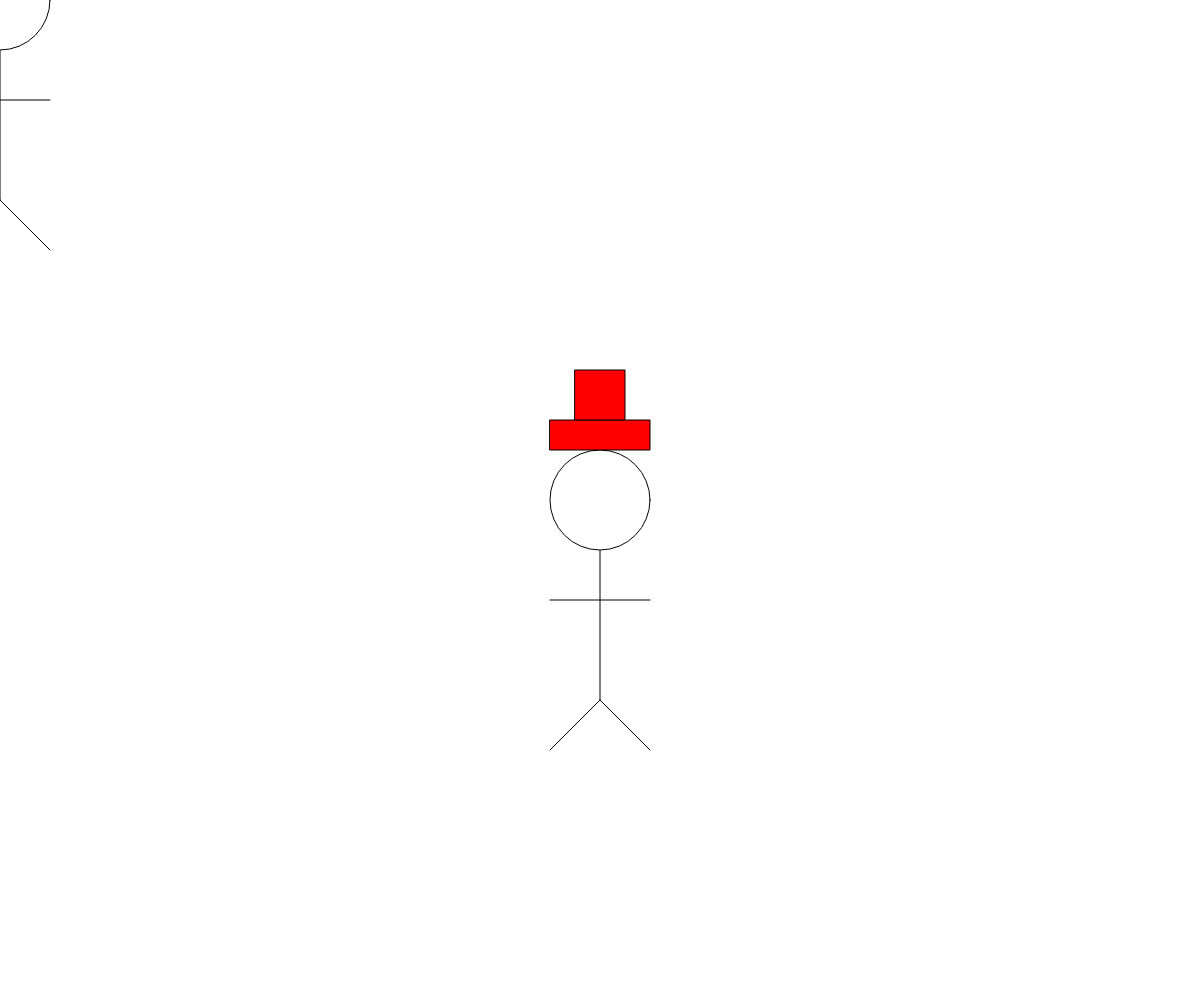
Frame 1 (no input)
Frame 60 (no input): identical to frame 1, image omitted
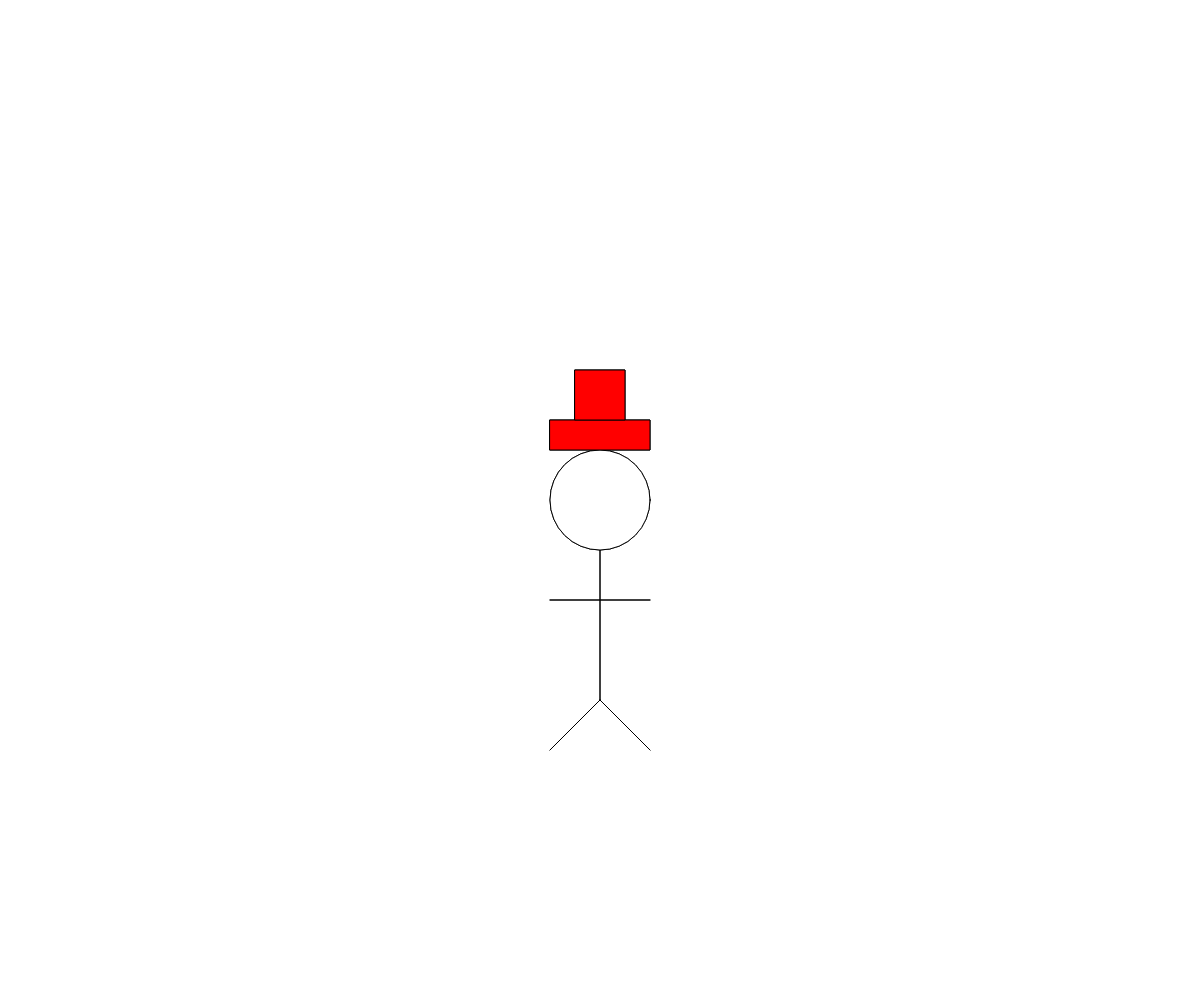
Frame 120 (the mouse pressed at the canvas centre since frame 60)

The p5.js sketch that drew these frames (run headless with seeded random() and noise() and a simulated clock; from frame 60 on, the mouse is pressed at the canvas centre):

// p5.js sketch
// ── sketch.js
// Project Title
// Your Name
// Date
//
// Extra for Experts:
// - describe what you did to take this project "above and beyond"


// global variables
let x, y;
let isMovingUp, isMovingDown, isMovingLeft, isMovingRight;

function setup() {
  createCanvas(windowWidth, windowHeight);
  x = width/2;
  y = height/2;
  isMovingUp = false;
  isMovingDown = false;
  isMovingLeft = false;
  isMovingRight = false;
}

function draw() {
  background(255);

  moveStickman();

  drawStickman(mouseX, mouseY);
  drawStickman(x, y);
}

function keyPressed() {
  if (key === "w" || key === "W") {
    isMovingUp = true;
  }
  else if (key === "s" || key === "S") {
    isMovingDown = true;
  }
  if (key === "a" || key === "A") {
    isMovingLeft = true;
  }
  else if (key === "d" || key === "D") {
    isMovingRight = true;
  }
}

function keyReleased() {
  if (key === "w" || key === "W") {
    isMovingUp = false;
  }
  else if (key === "s" || key === "S") {
    isMovingDown = false;
  }
  if (key === "a" || key === "A") {
    isMovingLeft = false;
  }
  else if (key === "d" || key === "D") {
    isMovingRight = false;
  }
}

function moveStickman() {
  if (isMovingUp) {
    y = y - 10;
  }
  if (isMovingDown) {
    y = y + 10;
  }
  if (isMovingLeft) {
    x -= 10;
  }
  if (isMovingRight) {
    x += 10;
  }
}

function drawStickman(x, y) {
  //body
  line(x, y, x, y+200);

  // head of the stickman
  fill(255, 255, 255);
  ellipse(x, y, 100, 100);

  // hat
  fill(255, 0, 0);
  rect(x-50, y-80, 100, 30);
  rect(x-25, y-130, 50, 50);

  // arms
  line(x-50, y+100, x+50, y+100);

  // legs
  line(x, y+200, x-50, y+250);
  line(x, y+200, x+50, y+250);
}
